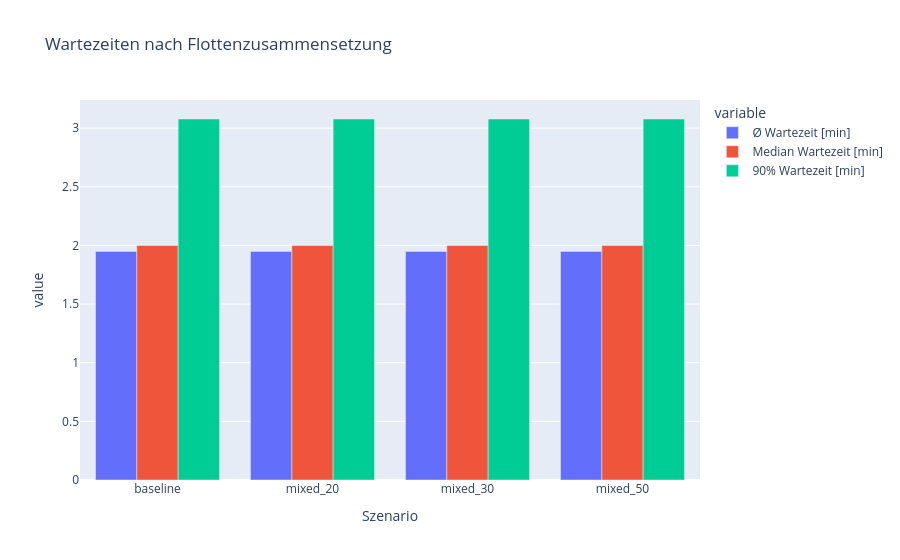

Notebook code cell kept with this figure:
### Markdown cell above
## 4. Visualisierung: Wartezeiten im Vergleich

### Code cell
fig2 = px.bar(
    result_df,
    x='Szenario',
    y=['Ø Wartezeit [min]', 'Median Wartezeit [min]', '90% Wartezeit [min]'],
    title='Wartezeiten nach Flottenzusammensetzung',
    barmode='group'
)
fig2.show()

### Figure 1 — Plotly figure (JSON) as saved in the notebook; plotly's stock layout.template omitted (floating-point values rounded to 4 significant figures)
{"data": [{"alignmentgroup": "True", "hovertemplate": "variable=Ø Wartezeit [min]<br>Szenario=%{x}<br>value=%{y}<extra></extra>", "legendgroup": "Ø Wartezeit [min]", "marker": {"color": "#636efa", "pattern": {"shape": ""}}, "name": "Ø Wartezeit [min]", "offsetgroup": "Ø Wartezeit [min]", "orientation": "v", "showlegend": true, "textposition": "auto", "type": "bar", "x": ["baseline", "mixed_20", "mixed_30", "mixed_50"], "xaxis": "x", "y": [1.949, 1.949, 1.949, 1.949], "yaxis": "y"}, {"alignmentgroup": "True", "hovertemplate": "variable=Median Wartezeit [min]<br>Szenario=%{x}<br>value=%{y}<extra></extra>", "legendgroup": "Median Wartezeit [min]", "marker": {"color": "#EF553B", "pattern": {"shape": ""}}, "name": "Median Wartezeit [min]", "offsetgroup": "Median Wartezeit [min]", "orientation": "v", "showlegend": true, "textposition": "auto", "type": "bar", "x": ["baseline", "mixed_20", "mixed_30", "mixed_50"], "xaxis": "x", "y": [2, 2, 2, 2], "yaxis": "y"}, {"alignmentgroup": "True", "hovertemplate": "variable=90% Wartezeit [min]<br>Szenario=%{x}<br>value=%{y}<extra></extra>", "legendgroup": "90% Wartezeit [min]", "marker": {"color": "#00cc96", "pattern": {"shape": ""}}, "name": "90% Wartezeit [min]", "offsetgroup": "90% Wartezeit [min]", "orientation": "v", "showlegend": true, "textposition": "auto", "type": "bar", "x": ["baseline", "mixed_20", "mixed_30", "mixed_50"], "xaxis": "x", "y": [3.078, 3.078, 3.078, 3.078], "yaxis": "y"}], "layout": {"barmode": "group", "legend": {"title": {"text": "variable"}, "tracegroupgap": 0}, "title": {"text": "Wartezeiten nach Flottenzusammensetzung"}, "xaxis": {"anchor": "y", "domain": [0, 1], "title": {"text": "Szenario"}}, "yaxis": {"anchor": "x", "domain": [0, 1], "title": {"text": "value"}}}}
